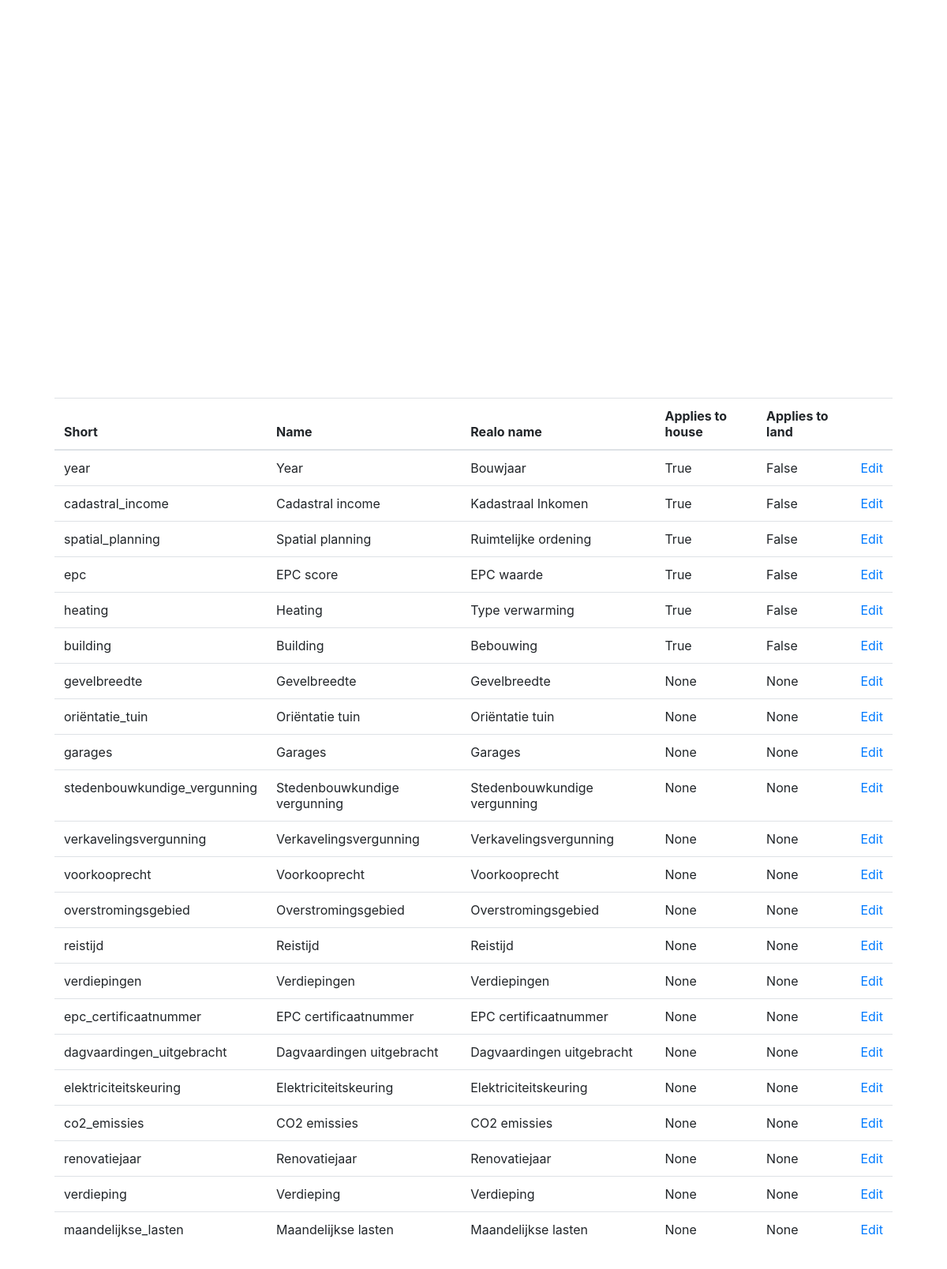
/information/ (signed in), run on an earlier commit of the app's database.
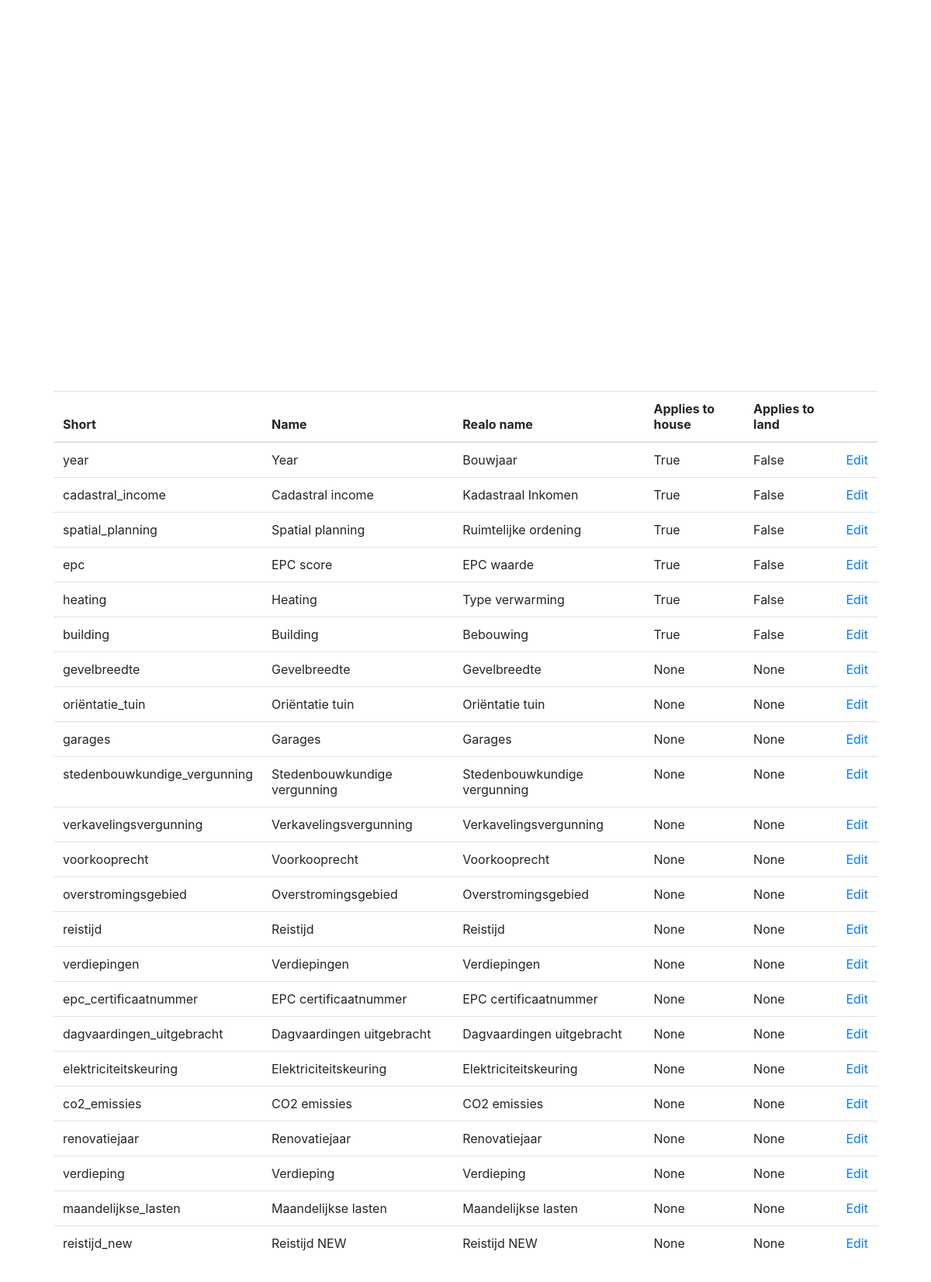
And on a later commit of the database.
### realestate/models.py (models this page shows, shortened)
class BaseModel(Model):
    _id = PrimaryKeyField(primary_key=True)  # avoid shadowing built-in id
    class Meta:
        database = database
    @classmethod
    def get(cls, *args, **kwargs):
        if args:
            return super().get(*args, **kwargs)
        defaults = kwargs.pop('defaults', {})
        query = cls.select()
        for field, value in kwargs.items():
            if '__' in field:
                query = query.filter(**{field: value})
            else:
                query = query.where(getattr(cls, field) == value)
        return query.get()

class RealestateInformationCategory(BaseModel):
    _short = CharField(unique=True, null=True)
    _name = CharField(unique=True, null=True)
    _realo_name = CharField(unique=True)
    applies_to_house = BooleanField(null=True)
    applies_to_land = BooleanField(null=True)
    @property
    def short(self):
        return (self._short or
                to_snakecase(self.name))
    @property
    def name(self):
        return self._name or self._realo_name
    @property
    def realo_name(self):
        return self._realo_name or self._name

### realestate/controllers.py (the view)
@app.route('/information/', methods=["GET", "POST"])
@admin_required
def information():
    information = RealestateInformationCategory.select()
    return render_template("information.html",
                           information=information)

### realestate/controllers.py (called while the page is built)
def admin_required(func):
    @wraps(func)
    def decorated_view(*args, **kwargs):
        if not current_user.is_authenticated or not current_user.is_admin:
            return abort(403)
        return func(*args, **kwargs)
    return decorated_view

### realestate/hooks.py (called while the page is built)
@app.before_request
def _db_connect():
    database.connect()

@app.teardown_request
def _db_close(exc):
    if not database.is_closed():
        database.close()

@login_manager.user_loader
def load_user(_id):
    return User.get(_id=_id)

### realestate/models.py (called while the page is built)
    @hybrid_property
    def is_admin(self):
        return self.username == "Ben"

    @hybrid_property
    def is_active(self):
        return self.active

### realestate/utils.py (called while the page is built)
def to_snakecase(name):
    try:
        return name.replace(" ", "_").lower()
    except AttributeError:
        return None

### realestate/templates/information.html
{% extends "base.html" %}
{% block content %}
    <table class="table">
        <thead>
            <th>Short</th>
            <th>Name</th>
            <th>Realo name</th>
            <th>Applies to house</th>
            <th>Applies to land</th>
            <th></th>
        </thead>
        <tbody>
            {% for info in information %}
            <tr>
                <td>
                    {{info.short}}
                </td>
                <td>
                    {{info.name}}
                </td>
                <td>
                    {{info.realo_name}}
                </td>
                <td>
                    {{info.applies_to_house}}
                </td>
                <td>
                    {{info.applies_to_land}}
                </td>
                <td>
                    <a href="{{ url_for('information_detail', _id=info._id) }}">Edit</a>
                </td>
            </tr>
            {% endfor %}
        </tbody>
    </table>
{% endblock %}

### realestate/templates/base.html (shortened to what this page needs)
{% import "_form.html" as _form %}
{% import "_modal.html" as _modal %}
{% import "_carousel.html" as _carousel %}
{% import "_housecard.html" as _housecard %}
<html>
    <head>
        <link href="https://maxcdn.bootstrapcdn.com/bootstrap/4.0.0-alpha.2/css/bootstrap.min.css" rel="stylesheet">
        <link rel="stylesheet" href="https://maxcdn.bootstrapcdn.com/font-awesome/4.6.1/css/font-awesome.min.css">
    </head>
    <body>
    {% include "navbar.html" %}
        <div class="container">
            <div class="main">
                {% block content %}
                {% endblock %}
            </div>
        </div>
    </body>
</html>

### realestate/templates/_housecard.html (shortened to what this page needs)
{% import "_carousel.html" as carousel %}

### realestate/templates/navbar.html (shortened to what this page needs)
{% set navigation_bar = [
         'properties',
         'queue',
         'criteria',
         'appointments',
         'notifications',
         'settings',
         'logout'
        ] -%}
{% set admin_bar = [
          'users',
          'information'
        ] -%}
<nav class="navbar navbar-fixed-top navbar-dark bg-inverse">
  <a class="navbar-brand" href="{{url_for('home')}}">Houses site</a>
  {% if current_user.is_authenticated %}
  <ul class="nav navbar-nav">
  {% for element in navigation_bar %}
    <li class="nav-item {% if request.path == url_for(element) %} active {% endif %}">
      <a class="nav-link" href="{{ url_for(element) }}">
      </a>
    </li>
    {% endfor %}
    {% if current_user.is_admin %}
    {% for element in admin_bar %}
      <li class="nav-item {% if request.path == url_for(element) %} active {% endif %}">
      <a class="nav-link" href="{{ url_for(element) }}">
      </a>
    </li>
    {% endfor %}
    {% endif %}
  </ul>
  {% endif %}
</nav>

### realestate/templates/base.html (style rules this page uses)
body { padding-top: 5rem; }
.main { padding: 3rem 1.5rem; }

What changed in the data, as far as the page shows it:
added RealestateInformationCategory: short "reistijd_new", name "Reistijd NEW", realo_name "Reistijd NEW", applies_to_house "None", applies_to_land "None"
